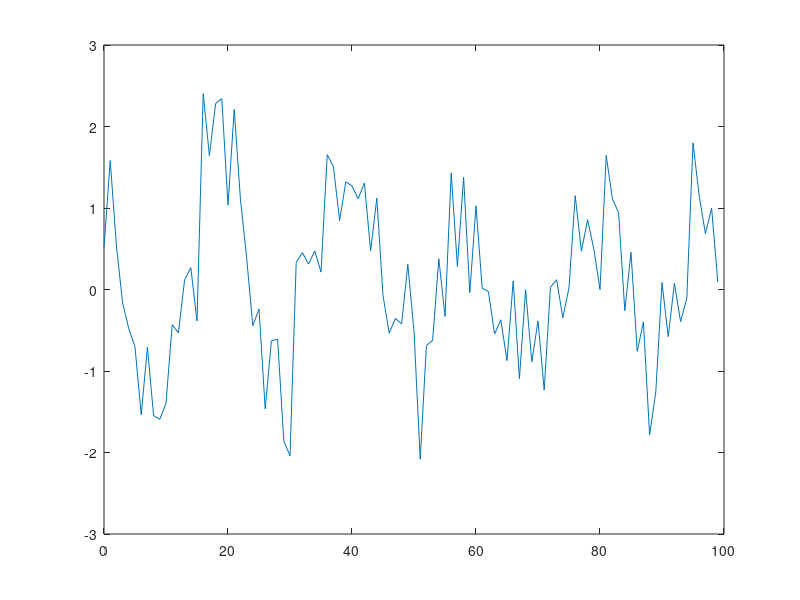

Recreate this plot in MATLAB.
A = 1;
N= 100;
n = 0:N-1,
omega =0.1*pi;
phi = 0.3;

sigma2 = 0.1;
power = 4*sigma2;
S_D= sqrt(power);
w = randn(1,N)*S_D;


y = A*cos(omega*n + phi)+w;



plot(n,y)
